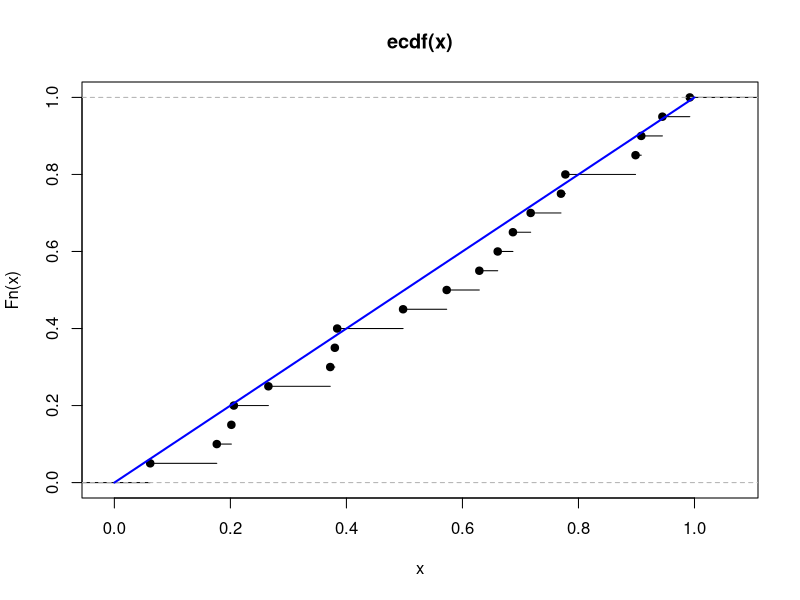
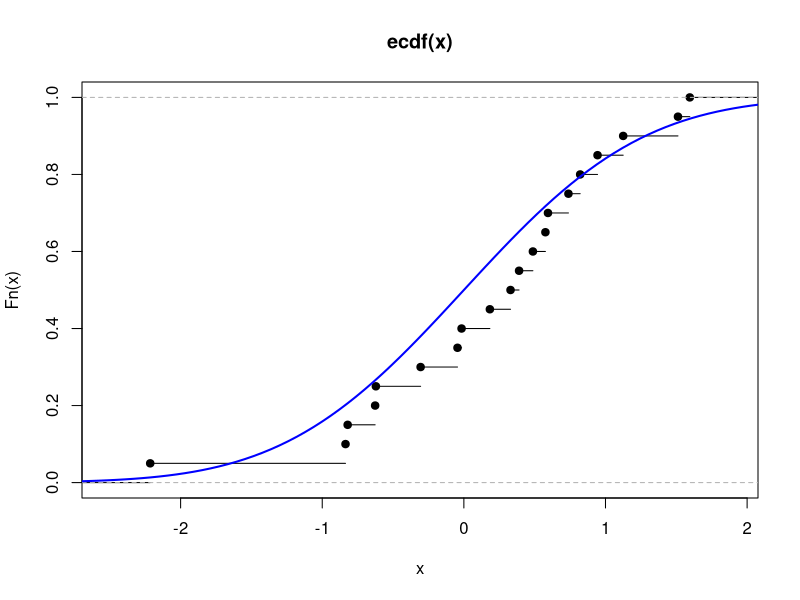
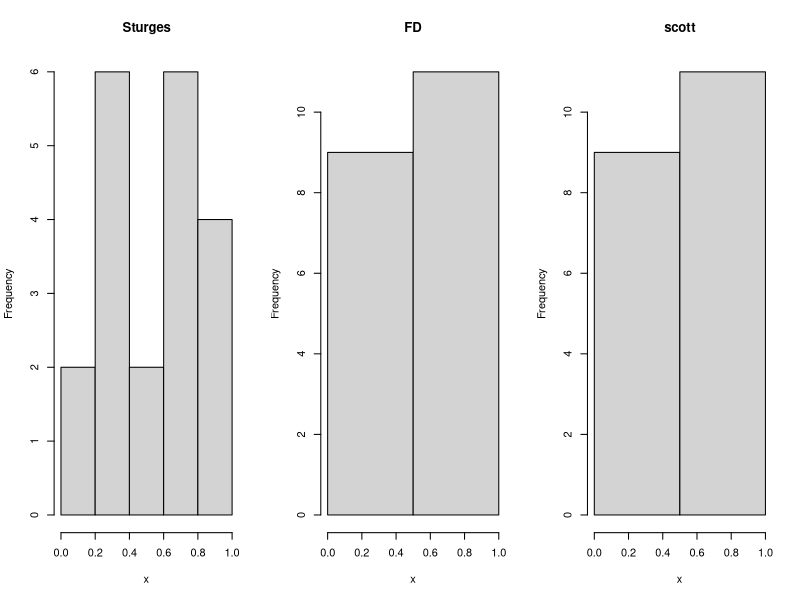
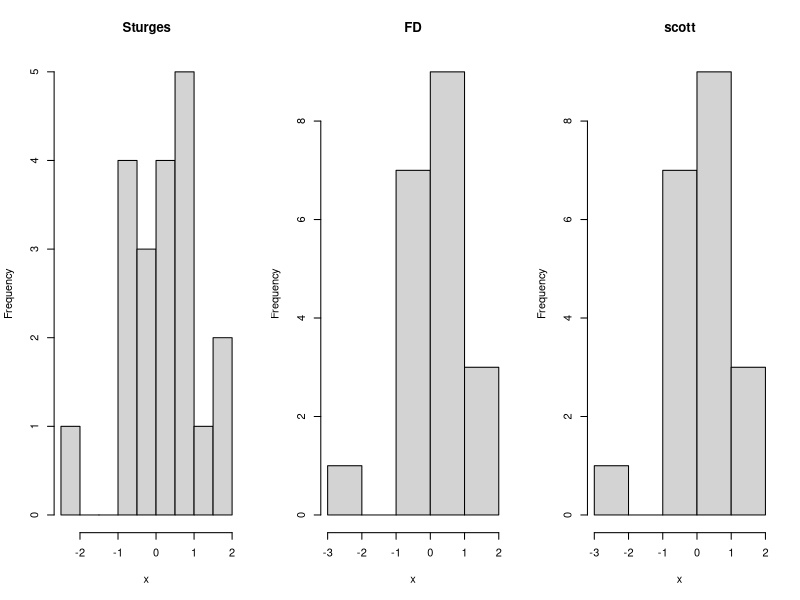
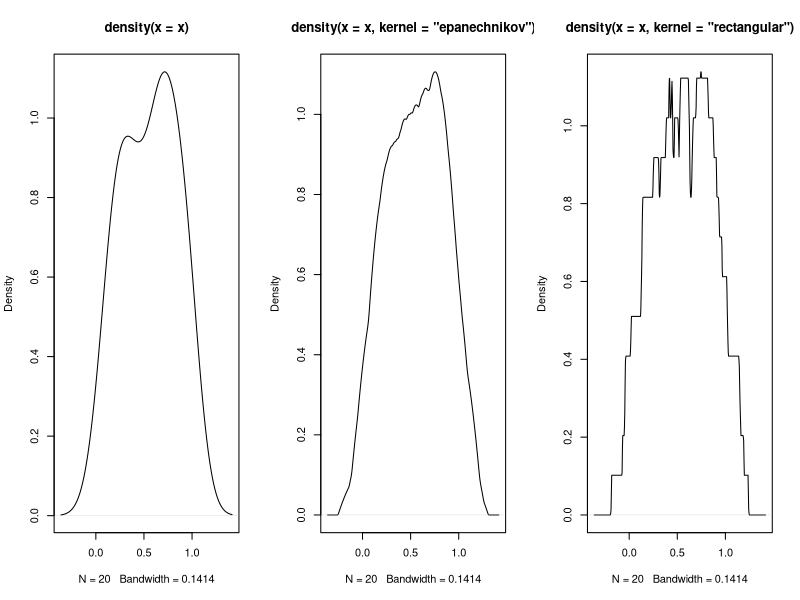
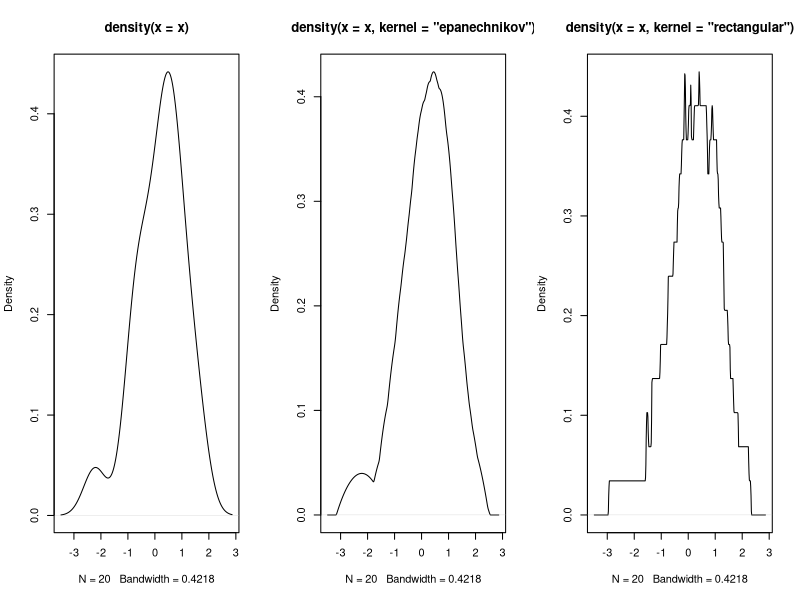
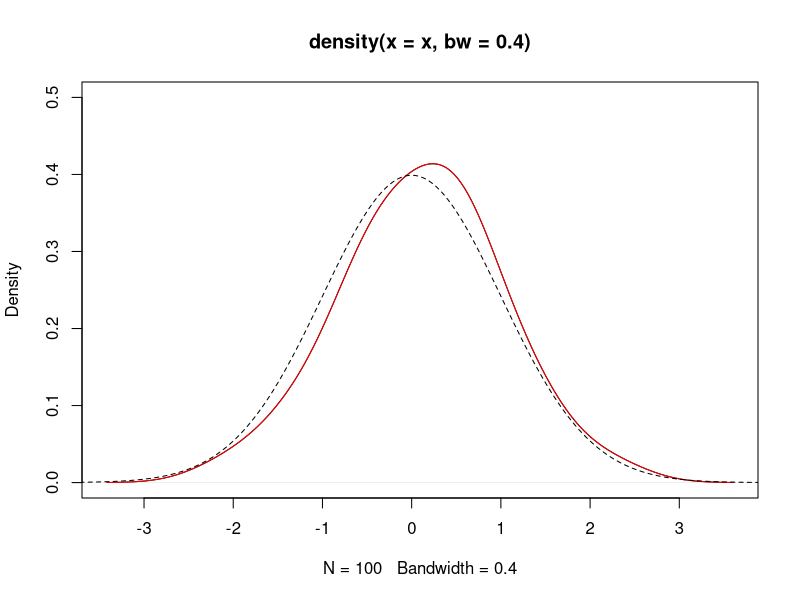
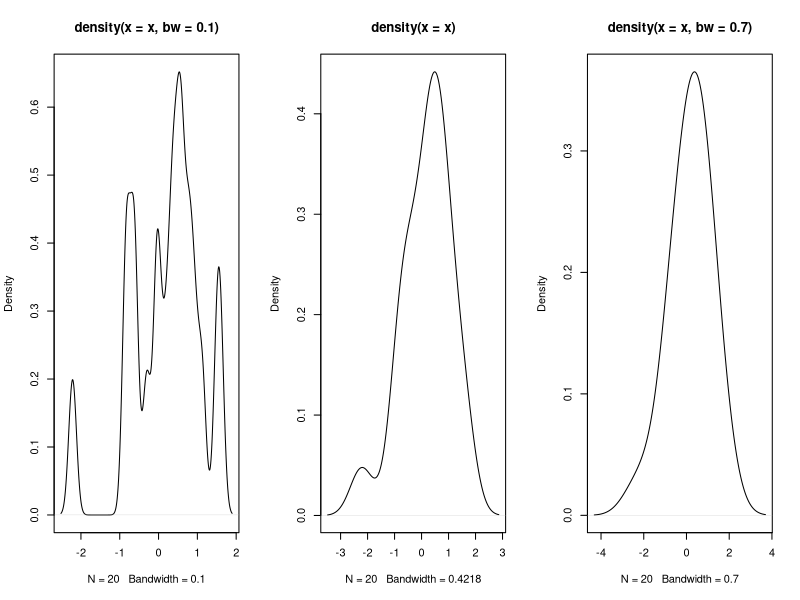

Recreate these plots in R, in order.
##########   Density and Distribution Estimation
##########   Nathaniel E. Helwig (helwig@umn.edu)
##########   Updated: 04-Jan-2017


#####   DEFINE PATHS AND PACKAGES   #####

# load quantreg package (for akj function)
if(!require(quantreg)){
  install.packages("quantreg")
  library("quantreg")
}


#####   EMPIRICAL CDF   #####

# plot uniform ecdf
dev.new(width=6,height=6,noRStudioGD=TRUE)
set.seed(1)
x = runif(20)
xseq = seq(0,1,length.out=100)
Fhat = ecdf(x)
plot(Fhat)
lines(xseq,punif(xseq),col="blue",lwd=2)

# plot normal ecdf
dev.new(width=6,height=6,noRStudioGD=TRUE)
set.seed(1)
x=rnorm(20)
xseq=seq(-3,3,length.out=100)
Fhat=ecdf(x)
plot(Fhat)
lines(xseq,pnorm(xseq),col="blue",lwd=2)


#####   HISTOGRAM ESTIMATES   #####

# plot uniform histograms
dev.new(width=12,height=4,noRStudioGD=TRUE)
par(mfrow=c(1,3))
set.seed(1)
x = runif(20)
hist(x,main="Sturges")
hist(x,breaks="FD",main="FD")
hist(x,breaks="scott",main="scott")

# plot normal histograms
dev.new(width=12,height=4,noRStudioGD=TRUE)
par(mfrow=c(1,3))
set.seed(1)
x = rnorm(20)
hist(x,main="Sturges")
hist(x,breaks="FD",main="FD")
hist(x,breaks="scott",main="scott")


#####   KERNEL DENSITY ESTIMATION   #####

# plot uniform kde
dev.new(width=12,height=4,noRStudioGD=TRUE)
par(mfrow=c(1,3))
set.seed(1)
x = runif(20)
kde = density(x)
plot(kde)
kde = density(x,kernel="epanechnikov")
plot(kde)
kde = density(x,kernel="rectangular")
plot(kde)

# plot normal kde
dev.new(width=12,height=4,noRStudioGD=TRUE)
par(mfrow=c(1,3))
set.seed(1)
x = rnorm(20)
kde = density(x)
plot(kde)
kde = density(x,kernel="epanechnikov")
plot(kde)
kde = density(x,kernel="rectangular")
plot(kde)

# write a kde function with standard normal kernel
kdenorm <- function(x,bw,q=NULL){
  if(is.null(q)) {
    q = seq(min(x)-3*bw, max(x)+3*bw, length.out=512)
  }
  nx = length(x)
  n = length(q)
  xmat = matrix(q,n,nx) - matrix(x,n,nx,byrow=TRUE)
  denall = dnorm(xmat/bw) / bw
  denhat = apply(denall,1,mean)
  list(x=q, y=denhat, bw=bw)
}

# try our function
dev.new(width=6,height=6,noRStudioGD=TRUE)
set.seed(1)
x = rnorm(100)
plot(density(x,bw=0.4),ylim=c(0,0.5))
kde = kdenorm(x,bw=0.4)
lines(kde,col="red")
lines(seq(-4,4,l=500),dnorm(seq(-4,4,l=500)),lty=2)

# plot normal kde different bandwidths
dev.new(width=12,height=4,noRStudioGD=TRUE)
par(mfrow=c(1,3))
set.seed(1)
x = rnorm(20)
kde = density(x,bw=0.1)
plot(kde)
kde = density(x)
plot(kde)
kde = density(x,0.7)
plot(kde)

# functions for CV evaluation
intfun <- function(ix,x,bw) kdenorm(x,bw,ix)$y^2
kdecv <- function(bw,x){
  lo = min(x) - 3*bw
  up = max(x) + 3*bw
  ival = integrate(intfun,x=x,bw=bw,lower=lo,upper=up)$value
  nx = length(x)
  ival - (2/(nx-1)) * sum( kdenorm(x,bw,x)$y - dnorm(0)/(nx*bw) )
}

# CV example
dev.new(width=12,height=6,noRStudioGD=TRUE)
par(mfrow=c(1,2))
set.seed(1)
xseq = seq(-4,4,length.out=500)
x = rnorm(100)
cvhat = rep(0,101)
htest = seq(0.05,1,length.out=101)
for(j in 1:101) cvhat[j] = kdecv(htest[j],x)
plot(htest,cvhat)
bwhat = htest[which.min(cvhat)]
kde = kdenorm(x,bw=bwhat)
plot(kde,main=bquote(bw==.(kde$bw)),type="l")
lines(xseq,dnorm(xseq),lty=2)

# plot normal kde different bandwidth rules
dev.new(width=12,height=12,noRStudioGD=TRUE)
par(mfrow=c(2,2))
set.seed(1)
x = rnorm(20)
kde = density(x,bw="nrd")
plot(kde)
kde = density(x,bw="nrd0")
plot(kde)
kde = density(x,bw="ucv")
plot(kde)
kde = density(x,bw="bcv")
plot(kde)

# plot normal kde different bandwidth rules
dev.new(width=6,height=6,noRStudioGD=TRUE)
set.seed(1)
x = rnorm(20)
xs = sort(x)
xseq = seq(-5,5,length=100)
kde = akj(xs,xseq)
plot(xseq,kde$dens,type="l")
